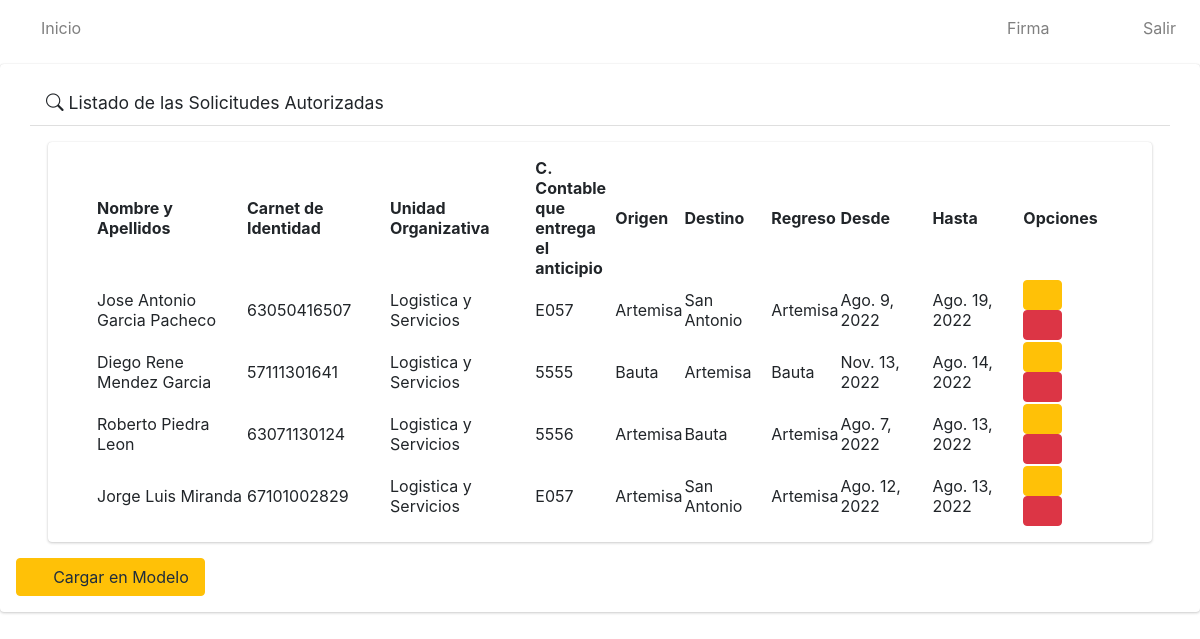
Before: /solicitudes_autorizadas/ with the older database file.
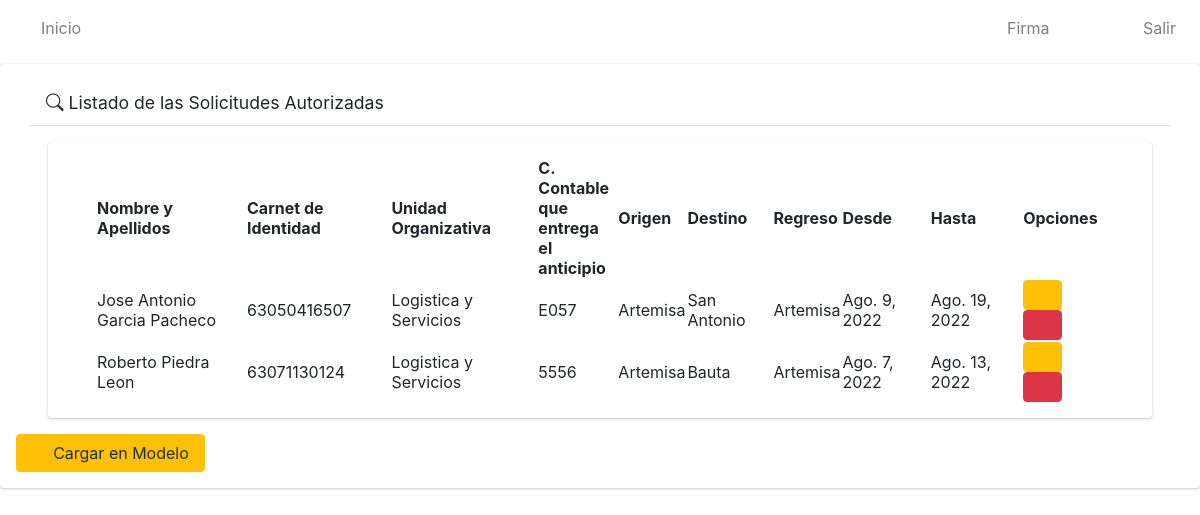
After: the same page with the newer database file.
### app/models.py (models this page shows, shortened)
class Solicitud(models.Model):
    numero=models.IntegerField()
    solicitante=models.ForeignKey(User, on_delete=models.CASCADE)
    trabajador=models.ForeignKey(Trabajador, on_delete=models.CASCADE)
    unidad_organizativa=models.ForeignKey(Unidad_Organizativa, on_delete=models.CASCADE)
    c_contable=models.CharField(max_length=4)
    provincia=models.ForeignKey(Provincia, on_delete=models.CASCADE)
    origen=models.ForeignKey(Municipio, on_delete=models.CASCADE, related_name='municipio_origen')
    destino=models.ForeignKey(Municipio, on_delete=models.CASCADE, related_name='municipio_destino')
    regreso=models.ForeignKey(Municipio, on_delete=models.CASCADE, related_name='municipio_regreso')
    fecha_inicio=models.DateField()
    fecha_final=models.DateField()
    estado=models.CharField(max_length=20)
    class Meta:
        verbose_name="Solicitud"
        verbose_name_plural="Solicitudes"

class Trabajador(models.Model):
    nombre_y_apellidos = models.CharField(max_length=80)
    ci=models.CharField(max_length=11, unique=True)
    def __str__(self):
            return self.nombre_y_apellidos
    class Meta:
        verbose_name = "Trabajador"
        verbose_name_plural = "Trabajadores"

class Unidad_Organizativa(models.Model):
    nombre=models.CharField(max_length=100)
    def __str__(self):
        return self.nombre
    class Meta:
        verbose_name="Unidad Organizativa"
        verbose_name_plural="Unidades Organizativas"

class Municipio(models.Model):
    nombre=models.CharField(max_length=30)
    provincia=models.ForeignKey(Provincia, on_delete=models.CASCADE)
    def __str__(self):
        return self.nombre
    class Meta:
        verbose_name="Municipio"
        verbose_name_plural="Municipios"

### app/views.py (the view)
# urls.py: path('solicitudes_autorizadas/', SolicitudAutorizadaListView.as_view(), name='autorizadas'),
class SolicitudAutorizadaListView(ListView):
    model = Solicitud
    template_name = 'solicitudes/autorizadas/listar.html'
    def get_context_data(self, **kwargs):
        context=super().get_context_data(**kwargs)
        context['object_list']=Solicitud.objects.all().filter(estado="Autorizada")
        listaP = Solicitud.objects.all().filter(estado="Pendiente")
        listaA = Solicitud.objects.all().filter(estado="Aceptada")
        listaAut = Solicitud.objects.all().filter(estado="Autorizada")
        listaC = Solicitud.objects.all().filter(estado="Cancelada")
        if len(listaP) > 0:
            context['cantP'] = len(listaP)
        else:
            context['cantP'] = 0
        if len(listaA) > 0:
            context['cantA'] = len(listaA)
        else:
            context['cantA'] = 0
        if len(listaAut) > 0:
            context['cantAut'] = len(listaAut)
        else:
            context['cantAut'] = 0
        if len(listaC) > 0:
            context['cantC'] = len(listaC)
        else:
            context['cantC'] = 0
        return context

### app/templates/solicitudes/autorizadas/listar.html (shortened to what this page needs)
{% extends 'base.html' %}
{% load static %}
{% block content %}
    <div class=" card card-default">
        <div class="card-header px-3 mb-3 mt-3 container">
            <h3 class="card-title">
            <i class="fas fa-exclamation-triangle bi bi-search"></i>
                Listado de las Solicitudes Autorizadas
            </h3>
            </div>
        <div class="card card-body content-header mx-5 px-5">
            <table id="myTable" class="display" style="width: 100%;">
                <thead>
                    <tr>
                        <th>Nombre y Apellidos</th>
                        <th>Carnet de Identidad</th>
                        <th>Unidad Organizativa</th>
                        <th>C. Contable que entrega el anticipio</th>
                        <th>Origen</th>
                        <th>Destino</th>
                        <th>Regreso</th>
                        <th>Desde</th>
                        <th>Hasta</th>
                        <th>Opciones</th>
                    </tr>
                </thead>
                <tbody>
                    {% for i in object_list %}
                    <tr>
                        <td style="width: 150px;">{{i.trabajador}}</td>
                        <td>{{i.trabajador.ci}}</td>
                        <td>{{i.unidad_organizativa}}</td>
                        <td style="width: 80px;">{{i.c_contable}}</td>
                        <td>{{i.origen}}</td>
                        <td>{{i.destino}}</td>
                        <td>{{i.regreso}}</td>
                        <td>{{i.fecha_inicio}}</td>
                        <td>{{i.fecha_final}}</td>
                        <td>
                            <a href="#" type="button" class="btn btn-warning">
                                <i class="fas fa-file"></i>
                            </a>
                            <a href="#" onclick="eliminarSolicitud({{i.id}})" type="button" class="btn btn-danger">
                                <i class="fas fa-times-circle"></i>
                            </a>
                        </td>
                    </tr>
                    {% endfor %}
                </tbody>
            </table>
        </div>
            <a href="#" type="button" class="btn btn-primary btn-warning ml-3 pl-3 mb-3 center" style="height: 1cm; width: 5cm";>
                <i class="fas fa-file"></i>
                Cargar en Modelo
            </a>
        </div>
{% endblock %}

Changed rows visible on the page:
no longer on this page (row edited): Solicitud: trabajador "Diego Rene Mendez Garcia", trabajador.ci "57111301641", unidad_organizativa "Logistica y Servicios", c_contable "5555", origen "Bauta", destino "Artemisa", regreso "Bauta", fecha_inicio "Nov. 13, 2022", fecha_final "Ago. 14, 2022"
no longer on this page (row edited): Solicitud: trabajador "Jorge Luis Miranda", trabajador.ci "67101002829", unidad_organizativa "Logistica y Servicios", c_contable "E057", origen "Artemisa", destino "San Antonio", regreso "Artemisa", fecha_inicio "Ago. 12, 2022", fecha_final "Ago. 13, 2022"
